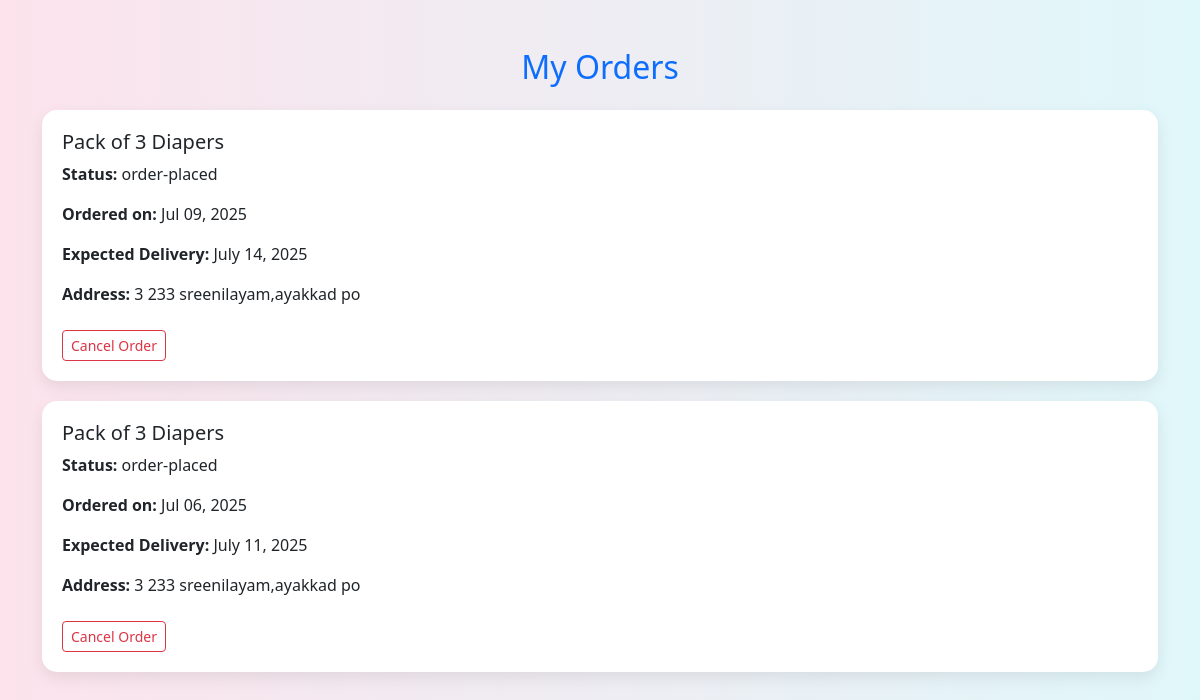
Screenshot of /orders/ (signed in) with the database file from the repository.
### store/models.py (models this page shows, shortened)
class Order(models.Model):
    STATUS_CHOICES = [
        ("order-placed", "Order Placed"),
        ("shipped", "Shipped"),
        ("in-transit", "In Transit"),
        ("delivered", "Delivered"),
        ("cancelled", "Cancelled"),
        ("return", "Returned"),
    ]
    def get_delivery_date():
        return datetime.date.today() + datetime.timedelta(days=5)
    product = models.ForeignKey('Product', on_delete=models.CASCADE)
    user = models.ForeignKey(User, on_delete=models.CASCADE)
    created_date = models.DateTimeField(auto_now_add=True)
    status = models.CharField(max_length=20, choices=STATUS_CHOICES, default="order-placed")
    expected_deliverydate = models.DateField(default=get_delivery_date)
    address = models.CharField(max_length=260, null=True, blank=True)

class Product(models.Model):
    product_name = models.CharField(max_length=200)
    slug = models.SlugField(unique=True, blank=True)
    category = models.ForeignKey(Category, on_delete=models.CASCADE)
    description = models.TextField()
    price = models.PositiveIntegerField()
    is_active = models.BooleanField(default=True)
    gender = models.CharField(max_length=10, choices=GENDER_CHOICES)
    age_group = models.CharField(max_length=10, choices=AGE_GROUP_CHOICES)
    image = models.ImageField(upload_to="images", null=True, blank=True)
    created_at = models.DateTimeField(auto_now_add=True)

### customer/views.py (the view)
# urls.py: path("orders/", views.OrderHistoryView.as_view(), name="order_history"),
class OrderHistoryView(LoginRequiredMixin, ListView):
    model = Order
    template_name = "order_history.html"
    context_object_name = "orders"
    def get_queryset(self):
        return Order.objects.filter(
            user=self.request.user
        ).exclude(
            status="cancelled"
        ).order_by("-created_date")

### customer/templates/order_history.html (shortened to what this page needs)
{% load static %}
<!DOCTYPE html>
<html>
<head>
  <link href="https://cdn.jsdelivr.net/npm/bootstrap@5.3.3/dist/css/bootstrap.min.css" rel="stylesheet">
</head>
<body>
<div class="container my-5">
  <h2 class="text-center text-primary mb-4">My Orders</h2>
  {% if orders %}
    {% for order in orders %}
      <div class="order-card">
        <h5>{{ order.product.product_name }}</h5>
        <p><strong>Status:</strong> {{ order.status }}</p>
        <p><strong>Ordered on:</strong> {{ order.created_date|date:"M d, Y" }}</p>
        <p><strong>Expected Delivery:</strong> {{ order.expected_deliverydate }}</p>
        <p><strong>Address:</strong> {{ order.address }}</p>
        {% if order.status == "order-placed" or order.status == "in-transit" %}
          <form method="post" action="{% url 'cancel_order' order.id %}">
            <button type="submit" class="btn btn-outline-danger btn-sm mt-2">Cancel Order</button>
          </form>
        {% endif %}
      </div>
    {% endfor %}
  {% else %}
    <p class="text-center">You have no orders yet.</p>
  {% endif %}
</div>
</body>
</html>

### customer/templates/order_history.html (style rules this page uses)
body { background: linear-gradient(to right, #fce3ec, #e0f7fa); font-family: 'Segoe UI', sans-serif; }
.order-card { background-color: #fff; border-radius: 15px; padding: 20px; box-shadow: 0 6px 16px rgba(0,0,0,0.08); margin-bottom: 20px; }

### rows the page displays
Order: product.product_name "Pack of 3 Diapers", status "order-placed", created_date "Jul 09, 2025", expected_deliverydate "July 14, 2025", address "3 233 sreenilayam,ayakkad po", shows "Cancel Order"
Order: product.product_name "Pack of 3 Diapers", status "order-placed", created_date "Jul 06, 2025", expected_deliverydate "July 11, 2025", address "3 233 sreenilayam,ayakkad po", shows "Cancel Order"
